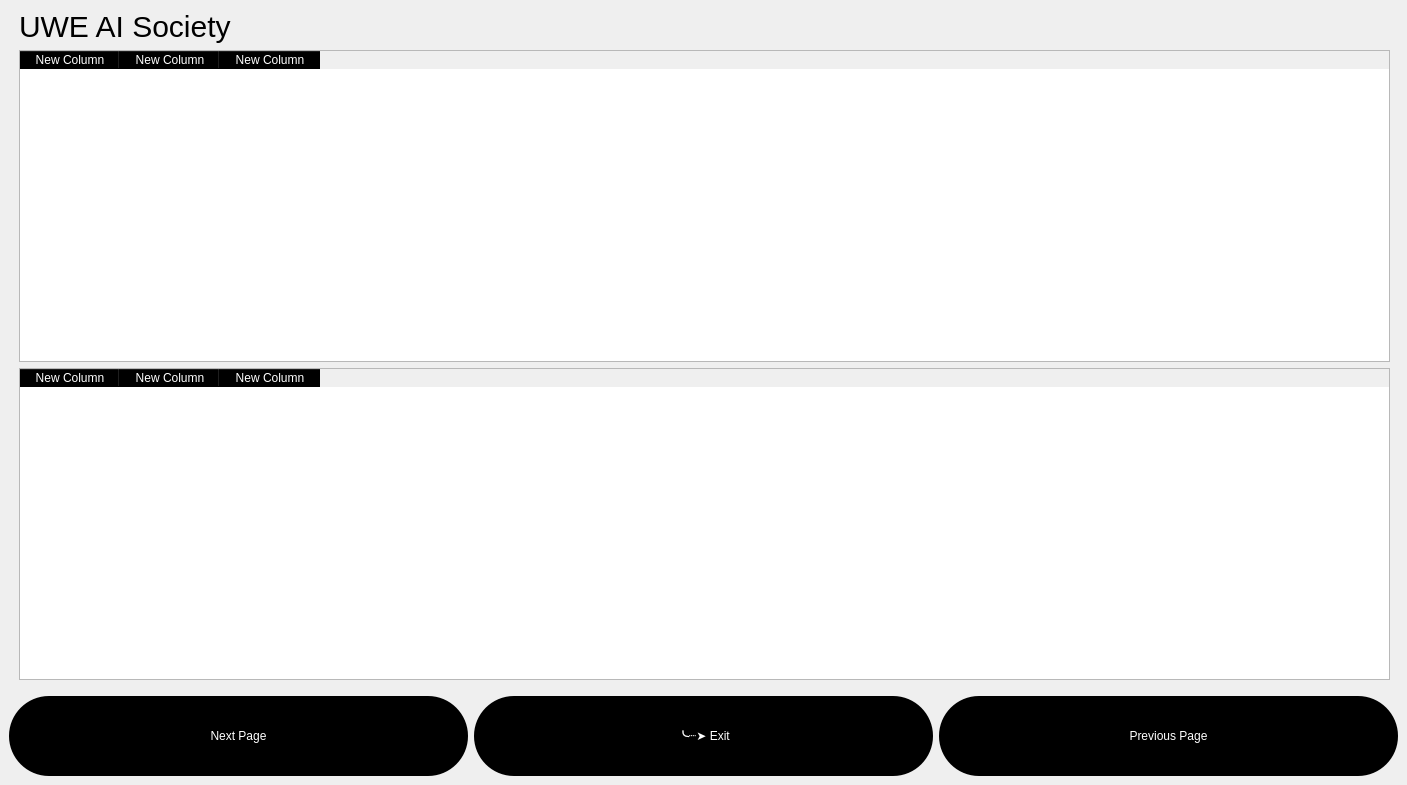
<?xml version="1.0" encoding="UTF-8"?>
<ui version="4.0">
 <class>MainWindow</class>
 <widget class="QMainWindow" name="MainWindow">
  <property name="geometry">
   <rect>
    <x>0</x>
    <y>0</y>
    <width>1407</width>
    <height>785</height>
   </rect>
  </property>
  <property name="windowTitle">
   <string>MainWindow</string>
  </property>
  <widget class="QWidget" name="centralwidget">
   <layout class="QGridLayout" name="gridLayout_5">
    <item row="3" column="1">
     <widget class="QPushButton" name="exitButn">
      <property name="sizePolicy">
       <sizepolicy hsizetype="Preferred" vsizetype="Preferred">
        <horstretch>0</horstretch>
        <verstretch>0</verstretch>
       </sizepolicy>
      </property>
      <property name="maximumSize">
       <size>
        <width>16777215</width>
        <height>100</height>
       </size>
      </property>
      <property name="styleSheet">
       <string notr="true">background-color: black;
color:white;
border-radius:40px;
font: 16pt &quot;Segoe UI&quot;;</string>
      </property>
      <property name="text">
       <string>╰┈➤ Exit</string>
      </property>
     </widget>
    </item>
    <item row="3" column="0">
     <widget class="QPushButton" name="NextPage">
      <property name="sizePolicy">
       <sizepolicy hsizetype="Preferred" vsizetype="Preferred">
        <horstretch>0</horstretch>
        <verstretch>0</verstretch>
       </sizepolicy>
      </property>
      <property name="maximumSize">
       <size>
        <width>16777215</width>
        <height>100</height>
       </size>
      </property>
      <property name="styleSheet">
       <string notr="true">background-color: black;
color:white;
border-radius:40px;
font: 16pt &quot;Segoe UI&quot;;</string>
      </property>
      <property name="text">
       <string>Next Page</string>
      </property>
     </widget>
    </item>
    <item row="3" column="2">
     <widget class="QPushButton" name="PreviousPag">
      <property name="sizePolicy">
       <sizepolicy hsizetype="Preferred" vsizetype="Preferred">
        <horstretch>0</horstretch>
        <verstretch>0</verstretch>
       </sizepolicy>
      </property>
      <property name="minimumSize">
       <size>
        <width>0</width>
        <height>80</height>
       </size>
      </property>
      <property name="maximumSize">
       <size>
        <width>16777215</width>
        <height>100</height>
       </size>
      </property>
      <property name="autoFillBackground">
       <bool>false</bool>
      </property>
      <property name="styleSheet">
       <string notr="true">background-color: black;
color:white;
border-radius:40px;
font: 16pt &quot;Segoe UI&quot;;</string>
      </property>
      <property name="text">
       <string>Previous Page</string>
      </property>
      <property name="default">
       <bool>false</bool>
      </property>
      <property name="flat">
       <bool>false</bool>
      </property>
     </widget>
    </item>
    <item row="0" column="0" colspan="3">
     <widget class="QStackedWidget" name="stackedWidget">
      <property name="currentIndex">
       <number>1</number>
      </property>
      <widget class="QWidget" name="page_7">
       <layout class="QGridLayout" name="gridLayout_6">
        <item row="0" column="0">
         <widget class="QComboBox" name="AMI_ComboBox">
          <property name="minimumSize">
           <size>
            <width>0</width>
            <height>50</height>
           </size>
          </property>
          <property name="styleSheet">
           <string notr="true">background-color: black;
color:white;
border-radius:40px;
font: 16pt &quot;Segoe UI&quot;;</string>
          </property>
         </widget>
        </item>
        <item row="1" column="0">
         <widget class="QPushButton" name="set_button">
          <property name="minimumSize">
           <size>
            <width>678</width>
            <height>50</height>
           </size>
          </property>
          <property name="maximumSize">
           <size>
            <width>678</width>
            <height>36</height>
           </size>
          </property>
          <property name="styleSheet">
           <string notr="true">background-color: black;
color:white;
border-radius:40px;
font: 16pt &quot;Segoe UI&quot;;</string>
          </property>
          <property name="text">
           <string>SET</string>
          </property>
         </widget>
        </item>
        <item row="0" column="1">
         <widget class="QLabel" name="label_3">
          <property name="styleSheet">
           <string notr="true">font-size:30px;
qproperty-alignment: AlignCenter;
</string>
          </property>
          <property name="text">
           <string>UWE AI Society</string>
          </property>
         </widget>
        </item>
        <item row="3" column="0" colspan="2">
         <layout class="QVBoxLayout" name="verticalLayout_5">
          <item>
           <widget class="QLabel" name="ASSI_label">
            <property name="styleSheet">
             <string notr="true">font-size:20px;
qproperty-alignment: AlignCenter;
</string>
            </property>
            <property name="text">
             <string>TEST_vALUE</string>
            </property>
           </widget>
          </item>
          <item>
           <widget class="QLabel" name="combo_label">
            <property name="styleSheet">
             <string notr="true">font-size:20px;
qproperty-alignment: AlignCenter;
</string>
            </property>
            <property name="text">
             <string>AS_TEST</string>
            </property>
           </widget>
          </item>
         </layout>
        </item>
       </layout>
      </widget>
      <widget class="QWidget" name="page_8">
       <widget class="QWidget" name="verticalLayoutWidget">
        <property name="geometry">
         <rect>
          <x>10</x>
          <y>0</y>
          <width>1371</width>
          <height>671</height>
         </rect>
        </property>
        <layout class="QVBoxLayout" name="verticalLayout">
         <property name="sizeConstraint">
          <enum>QLayout::SizeConstraint::SetMaximumSize</enum>
         </property>
         <item>
          <widget class="QLabel" name="UWE_AI_logo">
           <property name="styleSheet">
            <string notr="true">font-size:30px;
qproperty-alignment: AlignCenter;</string>
           </property>
           <property name="text">
            <string>UWE AI Society</string>
           </property>
          </widget>
         </item>
         <item>
          <widget class="QTableWidget" name="SignalTable">
           <property name="styleSheet">
            <string notr="true">QHeaderView::section { background-color: black; color: white; }</string>
           </property>
           <column>
            <property name="text">
             <string>New Column</string>
            </property>
           </column>
           <column>
            <property name="text">
             <string>New Column</string>
            </property>
           </column>
           <column>
            <property name="text">
             <string>New Column</string>
            </property>
           </column>
          </widget>
         </item>
         <item>
          <widget class="QTableWidget" name="DataTable">
           <property name="styleSheet">
            <string notr="true">QHeaderView::section { background-color: black; color: white; }</string>
           </property>
           <column>
            <property name="text">
             <string>New Column</string>
            </property>
           </column>
           <column>
            <property name="text">
             <string>New Column</string>
            </property>
           </column>
           <column>
            <property name="text">
             <string>New Column</string>
            </property>
           </column>
          </widget>
         </item>
        </layout>
       </widget>
      </widget>
     </widget>
    </item>
   </layout>
  </widget>
 </widget>
 <resources/>
 <connections/>
</ui>
